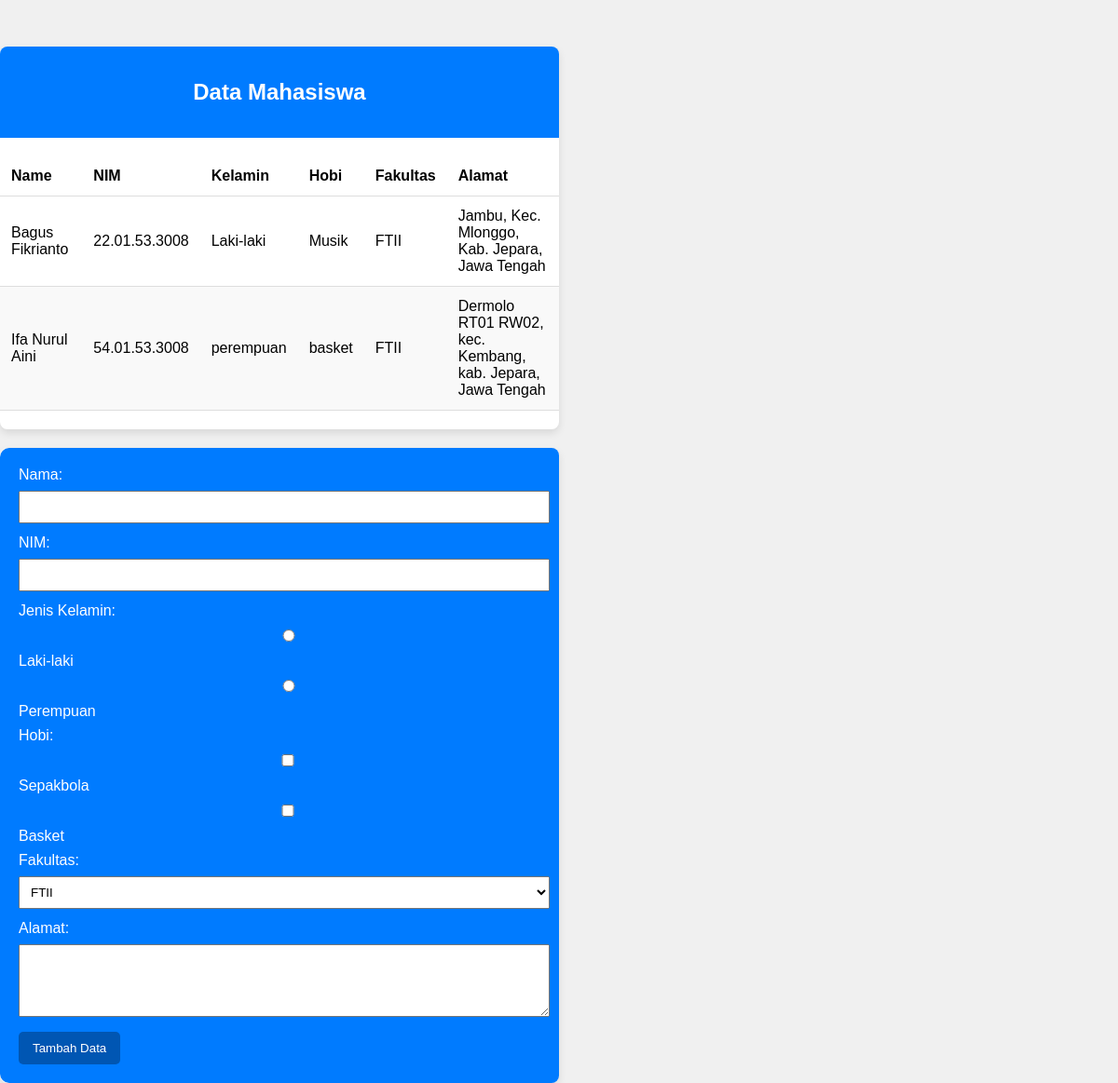
/tugas_7/index.php, run on the app's committed database.
### tables this page shows
CREATE TABLE `mahasiswa` (
  `id` int(11) NOT NULL,
  `nama` varchar(100) NOT NULL,
  `nim` varchar(20) NOT NULL,
  `kelamin` varchar(10) NOT NULL,
  `hobi` varchar(255) NOT NULL,
  `fakultas` varchar(10) NOT NULL,
  `alamat` text NOT NULL
);

### tugas_7/index.php (the view, shortened to what this page needs)
<?php
$koneksi = mysqli_connect("localhost", "root", "", "tugas_7") or die(mysqli_error($koneksi));
$sql = "SELECT * FROM mahasiswa";
$data = mysqli_query($koneksi, $sql);
?>
<!DOCTYPE html>
<html lang="en">
<head>
    <link rel="stylesheet" href="./style.css">
</head>
<body>
    <div class="card">
        <div class="card-header">
            <h2>Data Mahasiswa</h2>
        </div>
        <table>
            <thead>
                <tr>
                    <th>Name</th>
                    <th>NIM</th>
                    <th>Kelamin</th>
                    <th>Hobi</th>
                    <th>Fakultas</th>
                    <th>Alamat</th>
                </tr>
            </thead>
            <tbody>
                <?php if (!empty($data)) : ?>
                    <?php foreach ($data as $key => $value) : ?>
                        <tr>
                            <td><?= $value['nama'] ?></td>
                            <td><?= $value['nim'] ?></td>
                            <td><?= $value['kelamin'] ?></td>
                            <td><?= $value['hobi'] ?></td>
                            <td><?= $value['fakultas'] ?></td>
                            <td><?= $value['alamat'] ?></td>
                        </tr>
                    <?php endforeach; ?>
                <?php endif; ?>
            </tbody>
        </table>
    </div>
    <div class="card" style="margin-top:20px">
        <form id="mahasiswaForm" action="" method="post">
            <label for="nama">Nama:</label>
            <input type="text" id="nama" name="nama" required>
            <label for="nim">NIM:</label>
            <input type="text" id="nim" name="nim" required>
            <label>Jenis Kelamin:</label>
            <label for="laki-laki">
                <input type="radio" id="laki-laki" name="kelamin" value="laki-laki"> Laki-laki
            </label>
            <label for="perempuan">
                <input type="radio" id="perempuan" name="kelamin" value="perempuan"> Perempuan
            </label>
            <label for="hobi">Hobi:</label>
            <label for="sepakbola">
                <input type="checkbox" id="sepakbola" name="hobi" value="sepakbola"> Sepakbola
            </label>
            <label for="basket">
                <input type="checkbox" id="basket" name="hobi" value="basket"> Basket
            </label>
            <label for="fakultas">Fakultas:</label>
            <select id="fakultas" name="fakultas">
                <option value="FTII">FTII</option>
            </select>
            <label for="alamat">Alamat:</label>
            <textarea id="alamat" name="alamat" rows="4" required></textarea>
            <button type="submit">Tambah Data</button>
        </form>
    </div>
</body>
</html>

### tugas_7/style.css (style rules this page uses)
body { font-family: Arial, sans-serif; background-color: #f0f0f0; margin: 0; justify-content: center; align-items: center; height: 100vh; margin-top: 50px; }
form { background-color: #007bff; padding: 20px; border-radius: 10px; box-shadow: 0 0 10px rgba(0, 0, 0, 0.1); color: #fff; width: 95%; }
label { display: block; margin-bottom: 8px; }
input, textarea, select { width: 100%; padding: 8px; margin-bottom: 12px; box-sizing: border-box; }
input[type="radio"], input[type="checkbox"] { margin-right: 5px; }
button { background-color: #0056b3; color: #fff; padding: 10px 15px; border: none; border-radius: 5px; cursor: pointer; }
.card { background-color: #fff; border-radius: 8px; box-shadow: 0 4px 8px rgba(0, 0, 0, 0.1); overflow: hidden; width: 80%; max-width: 600px; }
.card-header { background-color: #007bff; color: #fff; padding: 15px; text-align: center; }
table { width: 100%; border-collapse: collapse; margin: 20px 0; }
th, td { padding: 12px; text-align: left; border-bottom: 1px solid #ddd; }
tr:nth-child(even) { background-color: #f9f9f9; }

### data on the page
mahasiswa: nama "Bagus Fikrianto", nim "22.01.53.3008", kelamin "Laki-laki", hobi "Musik", fakultas "FTII", alamat "Jambu, Kec. Mlonggo, Kab. Jepara, Jawa Tengah"
mahasiswa: nama "Ifa Nurul Aini", nim "54.01.53.3008", kelamin "perempuan", hobi "basket", fakultas "FTII", alamat "Dermolo RT01 RW02, kec. Kembang, kab. Jepara, Jawa Tengah"
